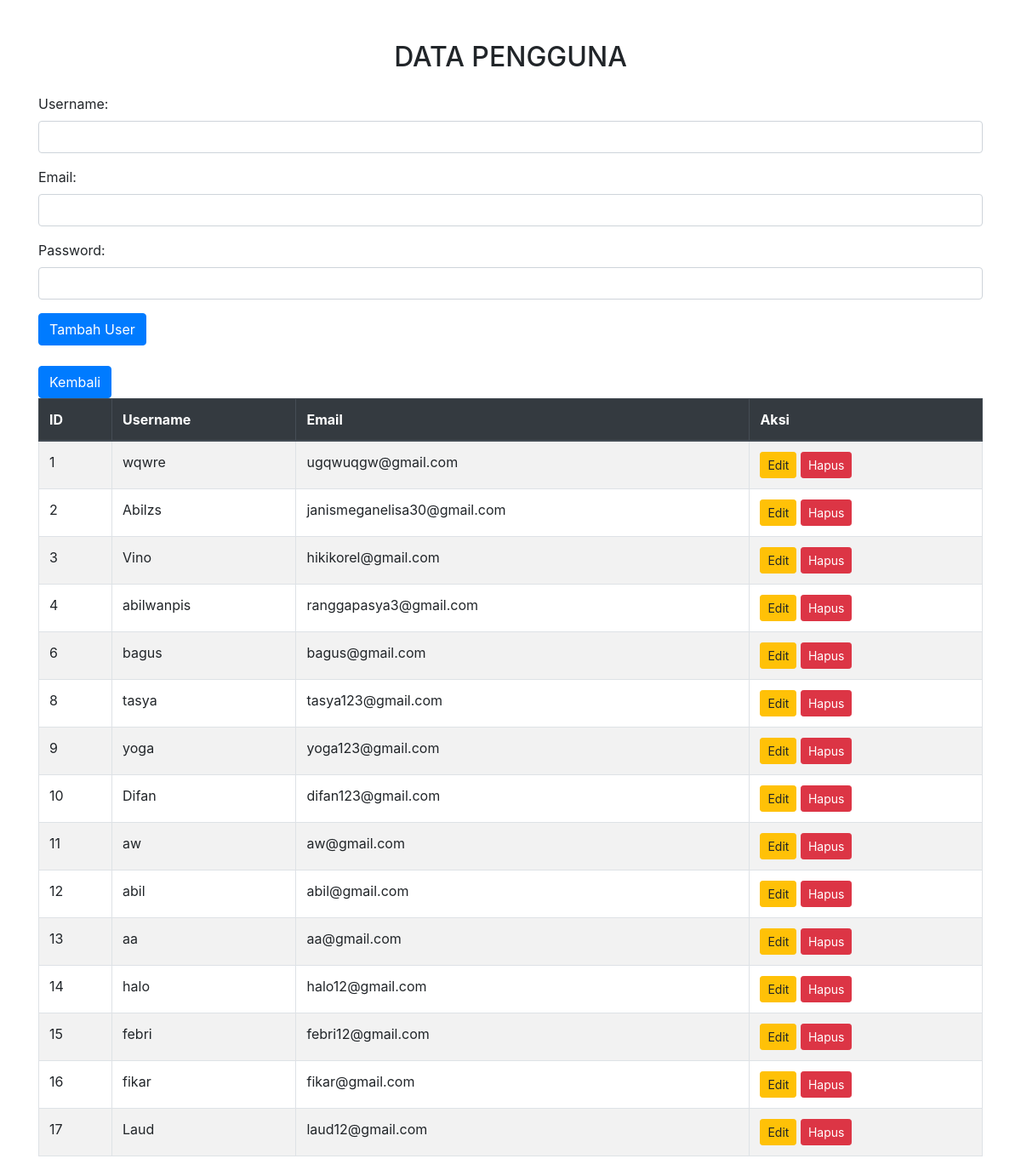
The page /admin/crud_users.php on the database its author committed.
### tables this page shows
CREATE TABLE `users` (
  `id` int(11) NOT NULL,
  `username` varchar(50) NOT NULL,
  `email` varchar(100) NOT NULL,
  `password` varchar(255) NOT NULL
);

### admin/crud_users.php (the view, shortened to what this page needs)
<?php
include 'koneksi.php';
$sql = "SELECT * FROM users";
$result = $conn->query($sql);
?>
<!DOCTYPE html>
<html lang="en">
<head>
    <link href="https://stackpath.bootstrapcdn.com/bootstrap/4.5.2/css/bootstrap.min.css" rel="stylesheet">
</head>
<body>
    <div class="container mt-5">
        <h2 class="text-center mb-4">DATA PENGGUNA</h2>
        <form action="crud_users.php" method="POST" class="mb-4">
            <div class="form-group">
                <label for="username">Username:</label>
                <input type="text" class="form-control" id="username" name="username" required>
            </div>
            <div class="form-group">
                <label for="email">Email:</label>
                <input type="email" class="form-control" id="email" name="email" required>
            </div>
            <div class="form-group">
                <label for="password">Password:</label>
                <input type="password" class="form-control" id="password" name="password" required>
            </div>
            <button type="submit" name="add" class="btn btn-primary">Tambah User</button>
        </form>
        <a href="admin.php"><button class="btn btn-primary">Kembali</button></a>
        <table class="table table-striped table-bordered">
            <thead class="thead-dark">
                <tr>
                    <th>ID</th>
                    <th>Username</th>
                    <th>Email</th>
                    <th>Aksi</th>
                </tr>
            </thead>
            <tbody>
                <?php if ($result->num_rows > 0): ?>
                    <?php while ($row = $result->fetch_assoc()): ?>
                        <tr>
                            <td><?php echo $row['id']; ?></td>
                            <td><?php echo $row['username']; ?></td>
                            <td><?php echo $row['email']; ?></td>
                            <td>
                                <a href="edit_user.php?id=<?php echo $row['id']; ?>" class="btn btn-warning btn-sm">Edit</a>
                                <a href="crud_users.php?delete=<?php echo $row['id']; ?>" class="btn btn-danger btn-sm" onclick="return confirm('Yakin ingin menghapus data?')">Hapus</a>
                            </td>
                        </tr>
                    <?php endwhile; ?>
                <?php else: ?>
                    <tr>
                        <td colspan="4" class="text-center">Tidak ada data ditemukan</td>
                    </tr>
                <?php endif; ?>
            </tbody>
        </table>
    </div>
</body>
</html>

### rows shown on the page
users: id "1", username "wqwre", email "ugqwuqgw@gmail.com"
users: id "2", username "Abilzs", email "janismeganelisa30@gmail.com"
users: id "3", username "Vino", email "hikikorel@gmail.com"
users: id "4", username "abilwanpis", email "ranggapasya3@gmail.com"
users: id "6", username "bagus", email "bagus@gmail.com"
users: id "8", username "tasya", email "tasya123@gmail.com"
users: id "9", username "yoga", email "yoga123@gmail.com"
users: id "10", username "Difan", email "difan123@gmail.com"
users: id "11", username "aw", email "aw@gmail.com"
users: id "12", username "abil", email "abil@gmail.com"
users: id "13", username "aa", email "aa@gmail.com"
users: id "14", username "halo", email "halo12@gmail.com"
users: id "15", username "febri", email "febri12@gmail.com"
users: id "16", username "fikar", email "fikar@gmail.com"
users: id "17", username "Laud", email "laud12@gmail.com"
